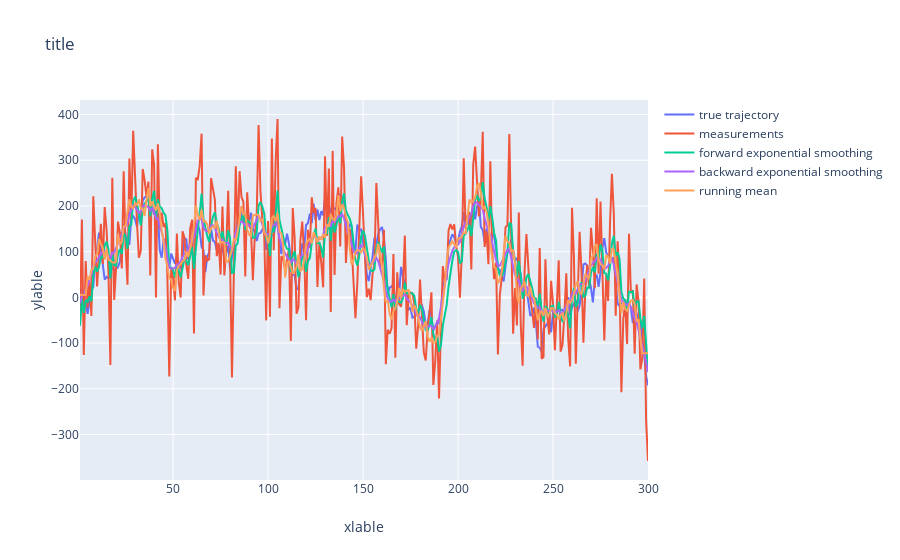

This figure's notebook cell:
### Code cell
plot(5, [num_points, num_points, num_points, num_points, num_points], 
        [X, z, exp_smooth_for, exp_smooth_back, run_mean],
     legend=['true trajectory', 'measurements', 'forward exponential smoothing',
             'backward exponential smoothing', 'running mean'])

### Figure 1 — Plotly figure (JSON) as saved in the notebook; plotly's stock layout.template omitted (floating-point values rounded to 4 significant figures; data arrays with more than 128 entries replaced by an {"elided": "..."} marker saying what was removed)
{"data": [{"mode": "lines", "name": "true trajectory", "showlegend": true, "type": "scatter", "x": {"elided": "300 int values"}, "y": {"elided": "300 float values"}}, {"mode": "lines", "name": "measurements", "showlegend": true, "type": "scatter", "x": {"elided": "300 int values"}, "y": {"elided": "300 float values"}}, {"mode": "lines", "name": "forward exponential smoothing", "showlegend": true, "type": "scatter", "x": {"elided": "300 int values"}, "y": {"elided": "300 float values"}}, {"mode": "lines", "name": "backward exponential smoothing", "showlegend": true, "type": "scatter", "x": {"elided": "300 int values"}, "y": {"elided": "300 float values"}}, {"mode": "lines", "name": "running mean", "showlegend": true, "type": "scatter", "x": {"elided": "300 int values"}, "y": {"elided": "300 float values"}}], "layout": {"title": {"text": "title"}, "xaxis": {"title": {"text": "xlable"}}, "yaxis": {"title": {"text": "ylable"}}}}
